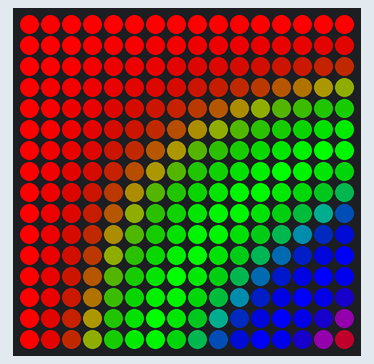
Recording of a sketch running on a simulated Arduino Uno, built with avr-gcc and run on an emulated ATmega328P. On the bench: 16×16 RGB LED matrix (first LED top left, wired row by row). Random numbers use the default seed unless the sketch sets one.

Above: at 0.47 s.
At 5.14 s:
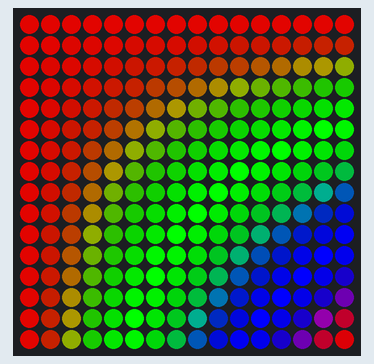
At 10.14 s:
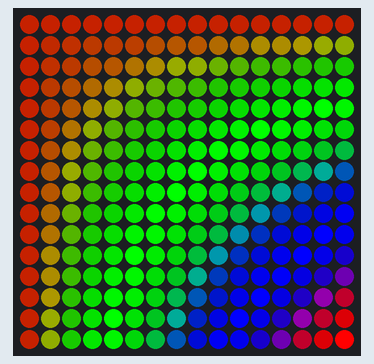
At 20.12 s:
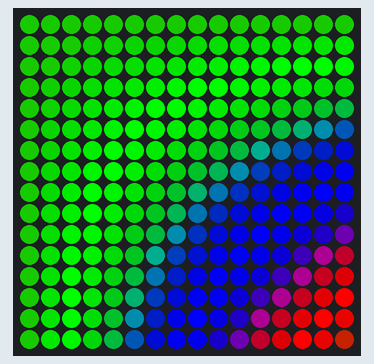
At 30.03 s:
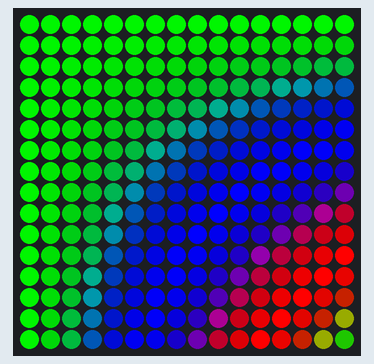
At 39.67 s:
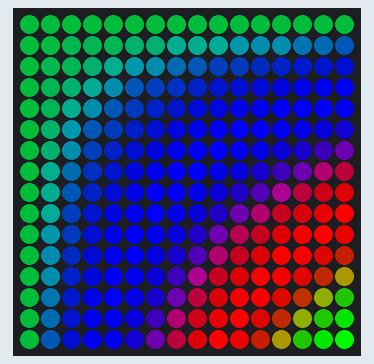

The sketch:

firstMeetings.ino
```cpp
#include <Adafruit_GFX.h>
#include <Adafruit_NeoMatrix.h>
#include <Adafruit_NeoPixel.h>
#ifndef PSTR
 #define PSTR // Make Arduino Due happy
#endif

#define PIN 6

Adafruit_NeoMatrix matrix = Adafruit_NeoMatrix(8, 8, 2, 2, PIN,
  NEO_MATRIX_BOTTOM  + NEO_MATRIX_LEFT +
  NEO_TILE_BOTTOM    + NEO_TILE_LEFT +
  NEO_MATRIX_COLUMNS + NEO_MATRIX_PROGRESSIVE +
  NEO_TILE_COLUMNS   + NEO_TILE_ZIGZAG,
  NEO_GRB            + NEO_KHZ800);

const uint16_t colors[] = {
  matrix.Color(255, 0, 0), matrix.Color(0, 255, 0), matrix.Color(0, 0, 255) };

void setup() {
  randomSeed(analogRead(0));
  matrix.begin();
  //matrix.setTextWrap(false);
  //matrix.setBrightness(40);
  //matrix.setTextColor(colors[0]);
  matrix.fillScreen(0);
}

int x    = matrix.width();
int pass = 0;

void loop() {
  //stadiumCellPhones
  if (random(2) == 1) {
    //delay(100);
    matrix.fillScreen(0);
  }
  int16_t tx = pass%16;
  int16_t ty = (pass/16)%16;
  uint8_t tcr = (pass/8)%128;
  uint8_t tcg = (pass/1024)%64;
  uint8_t tcb = (pass/2048)%64;
  for (int16_t i = 0; i < 16; i++) {
    for (int16_t j = 0; j < 16; j++) {
      matrix.drawPixel(i, j, Wheel((i*j + pass)%256));

    }
  }
  //matrix.drawPixel(tx, ty, matrix.Color(tcr, tcg, tcb));
  //matrix.fillScreen(matrix.Color(tcr, tcg, tcb));
  matrix.show();
  pass++;
}

// Input a value 0 to 255 to get a color value.
// The colours are a transition r - g - b - back to r.
uint32_t Wheel(byte WheelPos) {
  WheelPos = 255 - WheelPos;
  if(WheelPos < 85) {
   return matrix.Color(255 - WheelPos * 3, 0, WheelPos * 3);
  } else if(WheelPos < 170) {
    WheelPos -= 85;
   return matrix.Color(0, WheelPos * 3, 255 - WheelPos * 3);
  } else {
   WheelPos -= 170;
   return matrix.Color(WheelPos * 3, 255 - WheelPos * 3, 0);
  }
}
```
